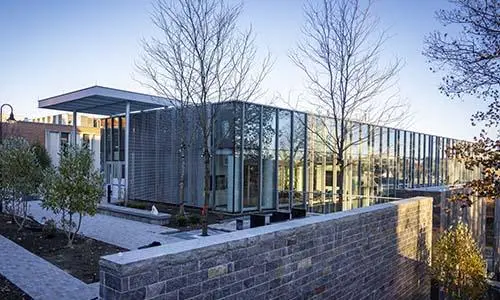
#> input picture lab02/UnityHall.png, 500 x 300 px
$ python lab02_Part4.py
#> lines starting #> are read from the running program, lines starting #| are printed output that depends on the picture; after the words box and inside, x2 and y2 are one past the last pixel; in counts of white or black regions, pixels touching at a corner belong together
#> in main, image is the input picture: shape (300, 500, 3); mean B, G, R 150.7, 134.3, 125.3
import cv2 as cv
from matplotlib.pyplot import gray
import numpy as np

WINDOW_NAME = "Quan Vision-Lab2 Part4"

k = 0.04  # Set the initial value of the k parameter for the Harris corner detection algorithm

# Detect corners using Harris corner detection,
# apply the Harris corner detection algorithm to the input image,
# and return the resulting image with detected corners highlighted
def harris_corner_detection(image, k=0.04):
#> called with k = 0.04
    gray = cv.cvtColor(image, cv.COLOR_BGR2GRAY)  # Convert the input image to grayscale for corner detection
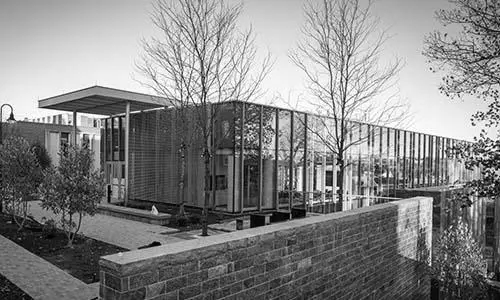
#> gray: shape (300, 500); min 0, max 255, mean 133.5
    # gray = np.float32(gray)  # Convert the grayscale image to float32 format for processing by the Harris corner detection algorithm

    dst = cv.cornerHarris(gray, 2, 3, k)  # Apply the Harris corner detection algorithm to the grayscale image
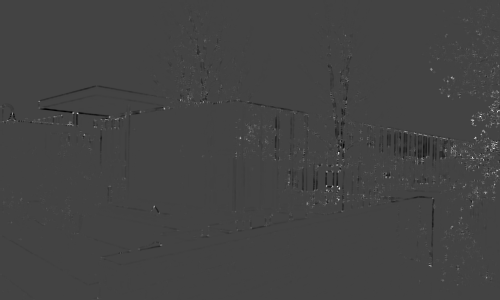
#> dst: shape (300, 500) float32; min -0.0115, max 0.0322, mean 3.92e-05; drawn with min black and max white
    # cv.imshow('Harris Corners algorithm', dst)  # Display the resulting image with detected corners in a window titled 'Harris Corners'

    dst_dilated = cv.dilate(dst, None)  # Dilate the corner response image to enhance the corner points for better visualization
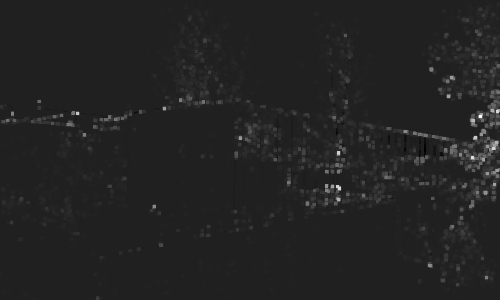
#> dst_dilated: shape (300, 500) float32; min -0.00467, max 0.0322, mean 0.000458; drawn with min black and max white
    # cv.imshow('Dilated Corners', dst_dilated)  # Display the dilated corner response image in a window titled 'Dilated Corners'

    # Highlight the detected corners in the original image by setting the pixel values to red for crosses where the corner response is above a certain threshold
    image[dst_dilated > 0.01 * dst_dilated.max()] = [0, 0, 255]  # Set the pixel values to red for corners where the dilated corner response is above 1% of the maximum response value
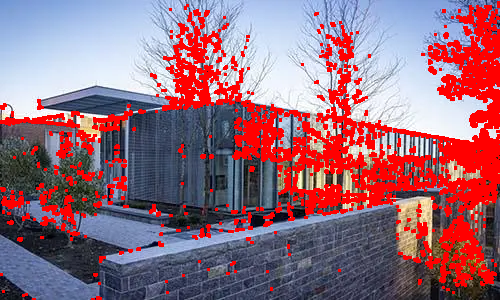
#> image: shape (300, 500, 3); 20% of pixels changed, all inside (x1, y1, x2, y2) = (0, 1, 500, 300)
    # [9 lines of commented-out code are left out]
    return image

def sift_feature_detection(image):
    gray = cv.cvtColor(image, cv.COLOR_BGR2GRAY)  # Convert the input image to grayscale for feature detection
    sift = cv.SIFT_create()  # Create a SIFT feature detector object
    keypoints = sift.detect(gray, None)  # Detect SIFT features in the grayscale image and store the resulting keypoints in the variable keypoints
#> keypoints = 1415 keypoints; strongest (x, y, size): (117, 119, 2.3), (11, 117, 3.5), (384, 175, 2.6), (338, 188, 1.8)
    # image = cv.cvtColor(gray, cv.COLOR_GRAY2BGR)  # Convert the grayscale image back to BGR color format for visualization of detected features
    color = (0, 255, 0)  # Set the color for drawing the detected keypoints to green
    transformed = cv.drawKeypoints(image, keypoints, None, color)  # Draw the detected keypoints on the original image for visualization
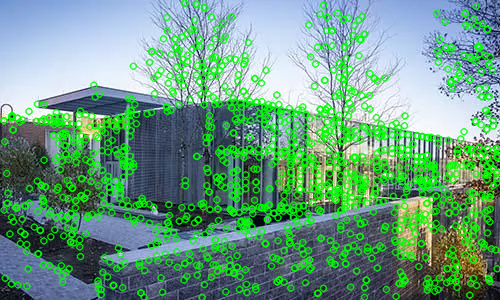
#> transformed: shape (300, 500, 3); mean B, G, R 129.4, 156.8, 106.3
    return transformed  # Return the image with detected keypoints highlighted

def update_k(x):
    global k  # Declare k as a global variable to allow it to be modified within the function
    k = x / 1000.0  # Update the value of k based on the position of the trackbar, scaling it down by a factor of 100 for use in the Harris corner detection algorithm
    print(f"Updated k: {k}")  # Print the updated value of k to

def main():
    image = cv.imread('UnityHall.png')  # Read the input image from the specified file path
    cv.namedWindow(WINDOW_NAME)  # Create a window with the specified name for displaying the results of the Harris corner detection algorithm
    if image is None:
        print("Error: Could not read image")
        return


    # image = cv.cvtColor(image, cv.COLOR_BGR2)  # Convert the color space of the image from BGR to RGB for proper display using Matplotlib
    cv.createTrackbar('k', WINDOW_NAME, int(k * 1000), 300, update_k)  # Create a trackbar named 'k' in the 'Harris Corners' window to allow the user to adjust the value of the k parameter for the Harris corner detection algorithm
    # convert k to 2 decimal places

    while True:

        # global k  # Declare k as a global variable to allow it to be modified within the loop
        harris_corners = harris_corner_detection(image.copy(), k)  # Call the harris_corner_detection function to detect corners in the input image and store the resulting image in the variable harris_corners
        sift_features = sift_feature_detection(image.copy())  # Call the sift_feature_detection function to detect SIFT features in the input image and store the resulting image in the variable sift_features

        combined_image = np.hstack((harris_corners.copy(), sift_features.copy()))  # Combine the images with detected corners and SIFT features side by side for display
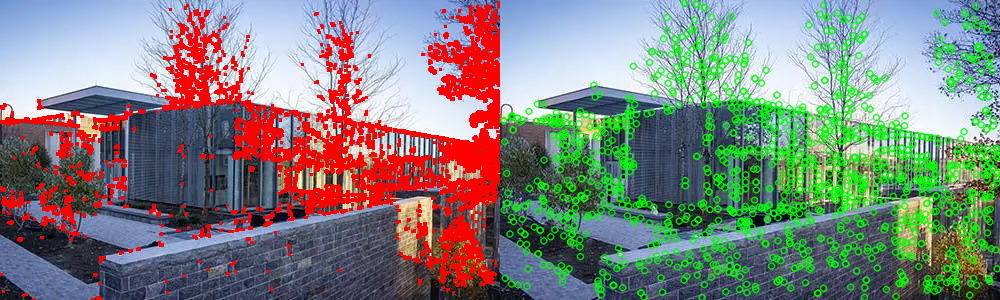
#> combined_image: shape (300, 1000, 3); mean B, G, R 126.2, 132.3, 128.5

        cv.imshow(WINDOW_NAME, combined_image)  # Display the combined image in the window titled 'Harris Corners'

        key = cv.waitKey(1)  & 0xFF
#> (key Esc is pressed here)

        if key == 27:
            break  # Exit the loop and end the program


    cv.destroyAllWindows()  # Close all OpenCV windows after the loop ends

if __name__ == "__main__":
    main()
